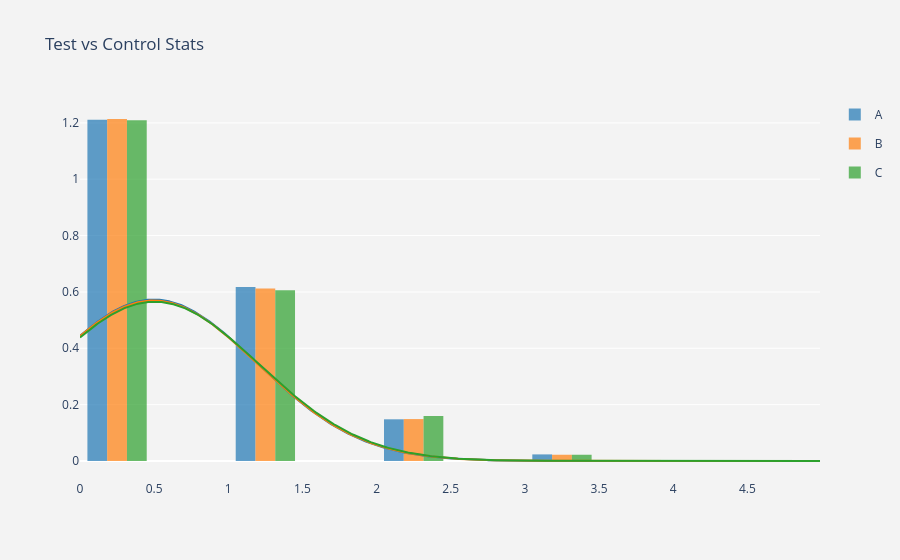

Write notebook code for a chart like this one.
### Code cell
a_stats = df_hv[df_hv.group=='A'].purchase_count
b_stats = df_hv[df_hv.group=='B'].purchase_count
c_stats = df_hv[df_hv.group=='C'].purchase_count

hist_data = [a_stats, b_stats, c_stats]

group_labels = ['A', 'B','C']

# Create distplot with curve_type set to 'normal'
fig = ff.create_distplot(hist_data, group_labels, bin_size=.5,
                         curve_type='normal',show_rug=False)

fig.layout = go.Layout(
        title='Test vs Control Stats',
        plot_bgcolor  = 'rgb(243,243,243)',
        paper_bgcolor  = 'rgb(243,243,243)',
    )


# Plot!
fig.show()

### Figure 1 — Plotly figure (JSON) as saved in the notebook; plotly's stock layout.template omitted (floating-point values rounded to 4 significant figures; data arrays with more than 128 entries replaced by an {"elided": "..."} marker saying what was removed)
{"data": [{"autobinx": false, "histnorm": "probability density", "legendgroup": "A", "marker": {"color": "rgb(31, 119, 180)"}, "name": "A", "opacity": 0.7, "type": "histogram", "x": {"elided": "10000 int values"}, "xaxis": "x", "xbins": {"end": 4, "size": 0.5, "start": 0}, "yaxis": "y"}, {"autobinx": false, "histnorm": "probability density", "legendgroup": "B", "marker": {"color": "rgb(255, 127, 14)"}, "name": "B", "opacity": 0.7, "type": "histogram", "x": {"elided": "10000 int values"}, "xaxis": "x", "xbins": {"end": 5, "size": 0.5, "start": 0}, "yaxis": "y"}, {"autobinx": false, "histnorm": "probability density", "legendgroup": "C", "marker": {"color": "rgb(44, 160, 44)"}, "name": "C", "opacity": 0.7, "type": "histogram", "x": {"elided": "10000 int values"}, "xaxis": "x", "xbins": {"end": 5, "size": 0.5, "start": 0}, "yaxis": "y"}, {"legendgroup": "A", "marker": {"color": "rgb(31, 119, 180)"}, "mode": "lines", "name": "A", "showlegend": false, "type": "scatter", "x": {"elided": "500 float values"}, "xaxis": "x", "y": {"elided": "500 float values"}, "yaxis": "y"}, {"legendgroup": "B", "marker": {"color": "rgb(255, 127, 14)"}, "mode": "lines", "name": "B", "showlegend": false, "type": "scatter", "x": {"elided": "500 float values"}, "xaxis": "x", "y": {"elided": "500 float values"}, "yaxis": "y"}, {"legendgroup": "C", "marker": {"color": "rgb(44, 160, 44)"}, "mode": "lines", "name": "C", "showlegend": false, "type": "scatter", "x": {"elided": "500 float values"}, "xaxis": "x", "y": {"elided": "500 float values"}, "yaxis": "y"}], "layout": {"paper_bgcolor": "rgb(243,243,243)", "plot_bgcolor": "rgb(243,243,243)", "title": {"text": "Test vs Control Stats"}}}
